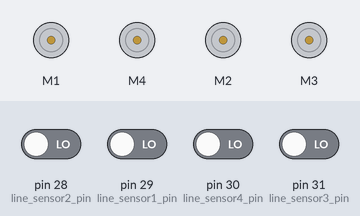
Simulated run of this sketch. Board: Arduino Mega 2560, built with avr-gcc and run on an emulated ATmega2560. On the bench: 4 × DC motor (green arrow = forward, orange = backward, longer = faster). The test bench sets the inputs (shaded band); at power-on: pin 28 (line_sensor2_pin), pin 29 (line_sensor1_pin), pin 30 (line_sensor4_pin), pin 31 (line_sensor3_pin) LOW.

Above: at 2.2 s.
2.3 s: pin 28 (line_sensor2_pin) driven HIGH
At 2.43 s:
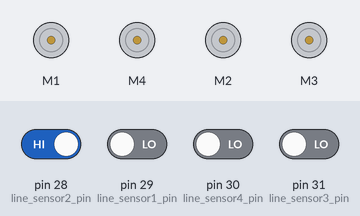
5.3 s: pin 31 (line_sensor3_pin) driven HIGH
At 5.77 s:
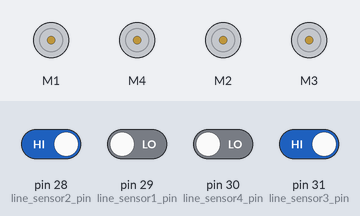
8.3 s: pin 28 (line_sensor2_pin) driven LOW
11.3 s: pin 31 (line_sensor3_pin) driven LOW
At 11.3 s:
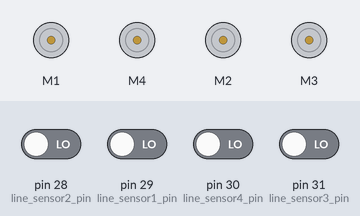
Timing chart, 0 to 13.8 s (numbered marks = the images above; inputs shaded):
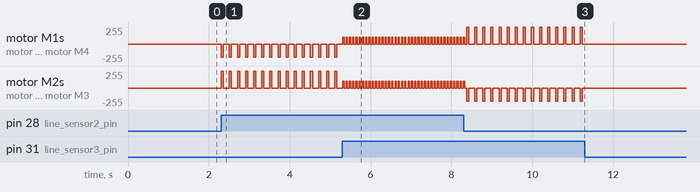

Measured:
- after the input at 2.3 s, motor M1, motor M4: alternates backward 200/255 for 0.05 s and stopped for 0.15 s, starting at once; motor M2, motor M3: alternates forward 250/255 for 0.05 s and stopped for 0.15 s, starting at once
- after the input at 5.3 s, motor M1, motor M4, motor M2, motor M3: alternates forward 100/255 for 0.03 s and stopped for 0.05 s, starting at once
- after the input at 11.3 s, motor M1, motor M4, motor M2, motor M3: stops changing and stays stopped

The sketch:

Arduino_line_test1.ino
```cpp
#include <AFMotor.h>// importujeme knižnice pre Adafruit motorshield
const int pwm_frequency = 64000; //ovládacia pwm frekvencia pre motory
//const int motor_speed = 200; // defaultná rýchlosť motorov v rozsahu 0-255
// pre každý motor vytvoríme objekt
AF_DCMotor motor_left1(1,pwm_frequency);// prvý argument je číslo portu, v ktorom je motor zapojený (napr. port M1)
AF_DCMotor motor_left2(4,pwm_frequency);// druhý argument je ovládacia frekvencia, defaultne 1KHz
AF_DCMotor motor_right1(2,pwm_frequency);
AF_DCMotor motor_right2(3,pwm_frequency);

const int line_sensor1_pin = 29;// definujeme čísla pinov pre senzory
const int line_sensor2_pin = 28;
const int line_sensor3_pin = 31;
const int line_sensor4_pin = 30;

// kedže výstup za senzora môže mať len 2 hodnoty, použijeme premennú typu bool
 bool line_val1;// definujeme premenné, do ktorých budeme ukladať výstupy zo senzorov
 bool line_val2;
 bool line_val3;
 bool line_val4;

void setup()
  {
        pinMode(line_sensor1_pin,INPUT);
        pinMode(line_sensor2_pin,INPUT);
        pinMode(line_sensor3_pin,INPUT);
        pinMode(line_sensor4_pin,INPUT);
        motor_stop(1000);
  }

void loop() {


line_sensor_read();
/// 0 = black  ///  1 = white   ///
// ak všetky senzory dedekujú bielu robot ide rovno

/*
  while (line_val1 == 1 && line_val2 == 1 && line_val3 == 1 && line_val4 == 1)
    {
      forward(25,75);
      line_sensor_read();
     }


motor_stop(10);
line_sensor_read();
*/

 if (line_val2 == 0 && line_val3 == 1)
     {
        turn_left(50);
        motor_stop(150);
     }


 else if (line_val2 == 1 && line_val3 == 0)
      {
         turn_right(50);
         motor_stop(150);
      }

 else if (line_val2 == 1 && line_val3 == 1)
 {
  forward(30,100);
  motor_stop(50);
 }

 else
 {
  motor_stop(50);
 }


/*
 if (line_val1 == 1 && line_val2 == 0 && line_val3 == 1 && line_val4 == 1)
     {
        turn_left(50);
     }


 else if (line_val1 == 1 && line_val2 == 1 && line_val3 == 0 && line_val4 == 1)
      {
         turn_right(50);
      }


 else if (line_val1 == 0 && line_val2 == 0 && line_val3 == 1 && line_val4 == 1)
     {
              forward(50,200);
              motor_stop(250);
                      while(line_val3 == 1)
                              {
                                turn_left(50);
                                line_val3 =digitalRead(line_sensor3_pin);
                              }
              motor_stop(100);
    }


 else if (line_val1 == 1 && line_val2 == 1 && line_val3 == 0 && line_val4 == 0)
      {
              forward(50, 200);
              motor_stop(250);
                       while(line_val2 == 1)
                           {
                              turn_right(50);
                              line_val2 =digitalRead(line_sensor2_pin);
                           }
              motor_stop(100);
      }

*/
}
   void forward(int run_time,int run_speed)// funkcia ma 2 argumenty - čas chodu motora a rýchlosť
   {
      motor_left1.setSpeed(run_speed);// nastavíme určenú rýchlosť
      motor_left2.setSpeed(run_speed);
      motor_right1.setSpeed(run_speed);
      motor_right2.setSpeed(run_speed);

      motor_left1.run(FORWARD);
      motor_left2.run(FORWARD);// roztočíme motory jedným smerom
      motor_right1.run(FORWARD);
      motor_right2.run(FORWARD);
      delay(run_time);
   }

   void backward(int run_time,int run_speed)
   {
      motor_left1.setSpeed(run_speed);
      motor_left2.setSpeed(run_speed);
      motor_right1.setSpeed(run_speed);
      motor_right2.setSpeed(run_speed);

      motor_left1.run(BACKWARD);
      motor_left2.run(BACKWARD);// roztočíme motory druhým smerom
      motor_right1.run(BACKWARD);
      motor_right2.run(BACKWARD);
      delay(run_time);
   }

   void motor_stop(int run_time)
   {
      motor_left1.run(RELEASE);
      motor_left2.run(RELEASE);// zabrzdíme motory
      motor_right1.run(RELEASE);
      motor_right2.run(RELEASE);
      delay(run_time);
   }

   void turn_left(int run_time)
   {
      motor_left1.setSpeed(250);
      motor_left2.setSpeed(250);
      motor_right1.setSpeed(200);
      motor_right2.setSpeed(200);

      motor_left1.run(FORWARD);
      motor_left2.run(FORWARD);
      motor_right1.run(BACKWARD);
      motor_right2.run(BACKWARD);
      delay(run_time);
   }

   void turn_right(int run_time)
   {
      motor_left1.setSpeed(200);
      motor_left2.setSpeed(200);
      motor_right1.setSpeed(250);
      motor_right2.setSpeed(250);

      motor_left1.run(BACKWARD);
      motor_left2.run(BACKWARD);
      motor_right1.run(FORWARD);
      motor_right2.run(FORWARD);
      delay(run_time);
   }

   void line_sensor_read()
   {
       line_val1 =digitalRead(line_sensor1_pin);
       line_val2 =digitalRead(line_sensor2_pin);
       line_val3 =digitalRead(line_sensor3_pin);
       line_val4 =digitalRead(line_sensor4_pin);

       /*
       display.clearDisplay(); //vyčistenie pamäte na displayi
       display.setTextColor(WHITE); //nastavenie farby textu na bielu
       display.setCursor(0,0); //nastavenie začiatku textu na displayi na ľavý horný roh (0px a 0px)
       display.print("S1: "); display.print(line_val1);
       display.print("  S2: "); display.println(line_val1);
       display.print("S3: "); display.print(line_val1);
       display.print("  S4: "); display.println(line_val1);
       display.display(); //aktualizovanie zobrazenia na displayi
       */
   }
```
